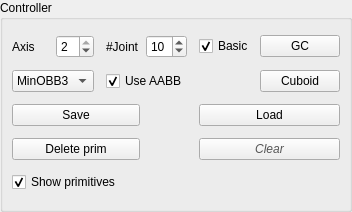
<?xml version="1.0" encoding="UTF-8"?>
<ui version="4.0">
 <class>ControllerManagmentWidget</class>
 <widget class="QWidget" name="ControllerManagmentWidget">
  <property name="geometry">
   <rect>
    <x>0</x>
    <y>0</y>
    <width>332</width>
    <height>212</height>
   </rect>
  </property>
  <property name="windowTitle">
   <string>Form</string>
  </property>
  <layout class="QGridLayout" name="gridLayout">
   <property name="margin">
    <number>0</number>
   </property>
   <property name="spacing">
    <number>0</number>
   </property>
   <item row="0" column="0">
    <widget class="QGroupBox" name="groupBox">
     <property name="title">
      <string>Controller</string>
     </property>
     <layout class="QGridLayout" name="gridLayout_2">
      <item row="4" column="0" colspan="4">
       <widget class="QPushButton" name="removeButton">
        <property name="text">
         <string>Delete prim</string>
        </property>
        <property name="icon">
         <iconset resource="../Workspace.qrc">
          <normaloff>:/Workspace/Resources/icons/remove.png</normaloff>:/Workspace/Resources/icons/remove.png</iconset>
        </property>
       </widget>
      </item>
      <item row="2" column="6" colspan="2">
       <widget class="QPushButton" name="loadButton">
        <property name="text">
         <string>Load</string>
        </property>
       </widget>
      </item>
      <item row="5" column="0" colspan="7">
       <widget class="QCheckBox" name="showPrimitives">
        <property name="text">
         <string>Show primitives</string>
        </property>
        <property name="checked">
         <bool>true</bool>
        </property>
       </widget>
      </item>
      <item row="0" column="0">
       <widget class="QLabel" name="label_8">
        <property name="text">
         <string>Axis</string>
        </property>
       </widget>
      </item>
      <item row="2" column="0" colspan="4">
       <widget class="QPushButton" name="saveButton">
        <property name="text">
         <string>Save</string>
        </property>
       </widget>
      </item>
      <item row="0" column="1">
       <widget class="QSpinBox" name="convertGcAxis">
        <property name="maximum">
         <number>2</number>
        </property>
        <property name="value">
         <number>2</number>
        </property>
       </widget>
      </item>
      <item row="1" column="0" colspan="2">
       <widget class="QComboBox" name="cuboidMethod">
        <item>
         <property name="text">
          <string>MinOBB3</string>
         </property>
        </item>
        <item>
         <property name="text">
          <string>OBB</string>
         </property>
        </item>
        <item>
         <property name="text">
          <string>OBB2</string>
         </property>
        </item>
       </widget>
      </item>
      <item row="4" column="6" colspan="2">
       <widget class="QPushButton" name="clearButton">
        <property name="styleSheet">
         <string notr="true">color:rgb(85, 85, 85);
font: italic;
</string>
        </property>
        <property name="text">
         <string>Clear</string>
        </property>
       </widget>
      </item>
      <item row="0" column="7">
       <widget class="QPushButton" name="convertToGC">
        <property name="text">
         <string>GC</string>
        </property>
        <property name="icon">
         <iconset resource="../Workspace.qrc">
          <normaloff>:/Workspace/Resources/icons/gc.png</normaloff>:/Workspace/Resources/icons/gc.png</iconset>
        </property>
       </widget>
      </item>
      <item row="0" column="3">
       <widget class="QLabel" name="label_9">
        <property name="text">
         <string>#Joint</string>
        </property>
       </widget>
      </item>
      <item row="0" column="6">
       <widget class="QCheckBox" name="basicFitGC">
        <property name="text">
         <string>Basic</string>
        </property>
        <property name="checked">
         <bool>true</bool>
        </property>
       </widget>
      </item>
      <item row="0" column="4">
       <widget class="QSpinBox" name="skeletonJoints">
        <property name="singleStep">
         <number>2</number>
        </property>
        <property name="value">
         <number>10</number>
        </property>
       </widget>
      </item>
      <item row="1" column="3" colspan="2">
       <widget class="QCheckBox" name="useAABB">
        <property name="text">
         <string>Use AABB</string>
        </property>
        <property name="checked">
         <bool>true</bool>
        </property>
       </widget>
      </item>
      <item row="1" column="7">
       <widget class="QPushButton" name="convertToCuboid">
        <property name="text">
         <string>Cuboid</string>
        </property>
        <property name="icon">
         <iconset resource="../Workspace.qrc">
          <normaloff>:/Workspace/Resources/icons/cuboid.png</normaloff>:/Workspace/Resources/icons/cuboid.png</iconset>
        </property>
       </widget>
      </item>
     </layout>
    </widget>
   </item>
  </layout>
 </widget>
 <resources>
  <include location="../Workspace.qrc"/>
 </resources>
 <connections/>
</ui>
